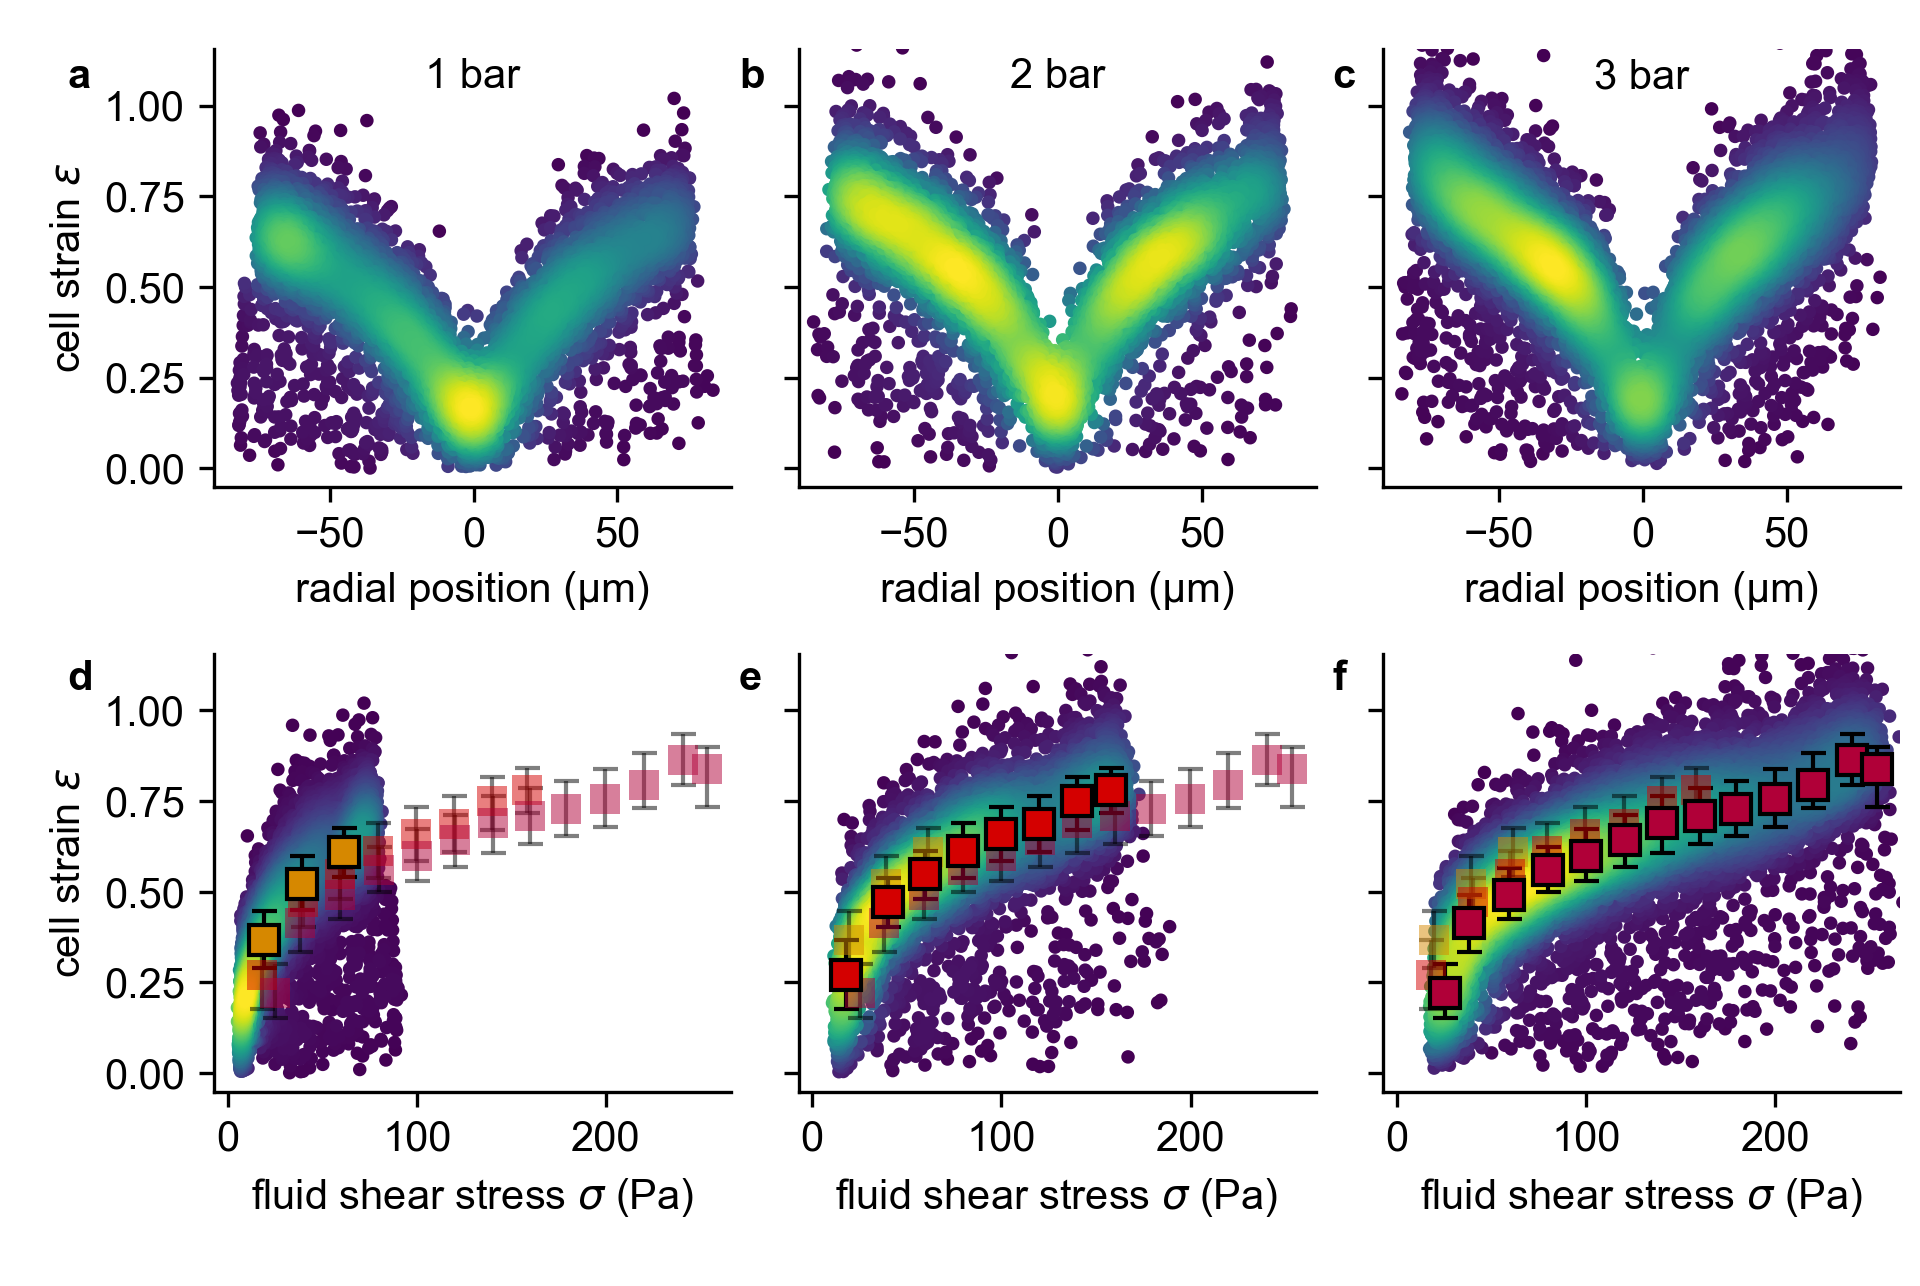

Write the Python code that produced this figure.
# -*- coding: utf-8 -*-
import matplotlib.pyplot as plt
from deformationcytometer.evaluation.helper_functions import plotDensityScatter, load_all_data, plotBinnedData
import numpy as np

import pylustrator
pylustrator.start()

numbers = []
data_list = []
config_list = []
for index, pressure in enumerate([1, 2, 3]):
    data, config = load_all_data([
    r"\\131.188.117.96\biophysDS\emirzahossein\microfluidic cell rhemeter data\microscope4\2020_july\2020_07_29_aslginate2%_NIH_diff_x_position_2\inlet\[0-9]\*_result.txt",
    r"\\131.188.117.96\biophysDS\emirzahossein\microfluidic cell rhemeter data\microscope4\2020_july\2020_07_29_aslginate2%_NIH_diff_x_position_3\inlet\[0-9]\*_result.txt",
#     r"\\131.188.117.96\biophysDS\emirzahossein\microfluidic cell rhemeter data\microscope_1\september_2020\2020_09_16_alginate2%_NIH_tanktreading\*\*_result.txt",
    ], pressure=pressure)
    data_list.append(data)
    config_list.append(config)

ranges = [
    np.arange(10, 80, 20),
    np.arange(10, 180, 20),
    np.arange(10, 280, 20),
]
colors = [
    "#d68800",
    "#d40000",
    "#b00038",
]

for index, pressure in enumerate([1, 2, 3]):
    ax = plt.subplot(2, 3, index+1)
    data = data_list[index]
    config = config_list[index]

    plotDensityScatter(data.rp, data.strain)

    ax = plt.subplot(2, 3, 3+index+1)
    plotDensityScatter(data.stress, data.strain)
    for i in range(3):
        if i != index:
            plotBinnedData(data_list[i].stress, data_list[i].strain, ranges[i], error_func="quantiles", alpha=0.5, mec="none", mfc=colors[i])
    plotBinnedData(data.stress, data.strain, ranges[index], error_func="quantiles", mfc=colors[index])
    numbers.append(len(data.rp))
    print(config)

print("numbers", numbers)

#% start: automatic generated code from pylustrator
plt.figure(1).ax_dict = {ax.get_label(): ax for ax in plt.figure(1).axes}
import matplotlib as mpl
plt.figure(1).set_size_inches(16.260000/2.54, 10.890000/2.54, forward=True)
plt.figure(1).axes[0].set_xlim(-90.22751034357464, 89.45098813781398)
plt.figure(1).axes[0].set_ylim(-0.05093250462193348, 1.156151079632439)
plt.figure(1).axes[0].set_position([0.111408, 0.621312, 0.269192, 0.340314])
plt.figure(1).axes[0].spines['right'].set_visible(False)
plt.figure(1).axes[0].spines['top'].set_visible(False)
plt.figure(1).axes[0].text(0.5, 0.5, 'New Text', transform=plt.figure(1).axes[0].transAxes)  # id=plt.figure(1).axes[0].texts[0].new
plt.figure(1).axes[0].texts[0].set_ha("center")
plt.figure(1).axes[0].texts[0].set_position([0.500000, 0.910714])
plt.figure(1).axes[0].texts[0].set_text("1 bar")
plt.figure(1).axes[0].text(0.5, 0.5, 'New Text', transform=plt.figure(1).axes[0].transAxes)  # id=plt.figure(1).axes[0].texts[1].new
plt.figure(1).axes[0].texts[1].set_position([-0.283595, 0.910714])
plt.figure(1).axes[0].texts[1].set_text("a")
plt.figure(1).axes[0].texts[1].set_weight("bold")
plt.figure(1).axes[0].get_xaxis().get_label().set_text("radial position (µm)")
plt.figure(1).axes[0].get_yaxis().get_label().set_text("cell strain $\epsilon$")
plt.figure(1).axes[1].set_xlim(-7.188368001375647, 266.02832381320513)
plt.figure(1).axes[1].set_ylim(-0.05093250462193348, 1.156151079632439)
plt.figure(1).axes[1].set_yticks([0.0, 0.25, 0.5, 0.75, 1.0])
plt.figure(1).axes[1].set_yticklabels(["0.00", "0.25", "0.50", "0.75", "1.00"], fontsize=10.0, fontweight="normal", color="black", fontstyle="normal", fontname="Arial", horizontalalignment="right")
plt.figure(1).axes[1].set_position([0.111408, 0.151153, 0.269192, 0.340314])
plt.figure(1).axes[1].spines['right'].set_visible(False)
plt.figure(1).axes[1].spines['top'].set_visible(False)
plt.figure(1).axes[1].text(0.5, 0.5, 'New Text', transform=plt.figure(1).axes[1].transAxes)  # id=plt.figure(1).axes[1].texts[0].new
plt.figure(1).axes[1].texts[0].set_position([-0.283595, 0.918800])
plt.figure(1).axes[1].texts[0].set_text("d")
plt.figure(1).axes[1].texts[0].set_weight("bold")
plt.figure(1).axes[1].get_xaxis().get_label().set_text("fluid shear stress $\sigma$ (Pa)")
plt.figure(1).axes[1].get_yaxis().get_label().set_text("cell strain $\epsilon$")
plt.figure(1).axes[2].set_xlim(-90.22751034357464, 89.45098813781398)
plt.figure(1).axes[2].set_ylim(-0.05093250462193348, 1.156151079632439)
plt.figure(1).axes[2].set_yticks([0.0, 0.25, 0.5, 0.75, 1.0])
plt.figure(1).axes[2].set_yticklabels(["", "", "", "", ""], fontsize=10.0, fontweight="normal", color="black", fontstyle="normal", fontname="Arial", horizontalalignment="right")
plt.figure(1).axes[2].set_position([0.415839, 0.621312, 0.269192, 0.340314])
plt.figure(1).axes[2].spines['right'].set_visible(False)
plt.figure(1).axes[2].spines['top'].set_visible(False)
plt.figure(1).axes[2].text(0.5, 0.5, 'New Text', transform=plt.figure(1).axes[2].transAxes)  # id=plt.figure(1).axes[2].texts[0].new
plt.figure(1).axes[2].texts[0].set_ha("center")
plt.figure(1).axes[2].texts[0].set_position([0.500000, 0.910714])
plt.figure(1).axes[2].texts[0].set_text("2 bar")
plt.figure(1).axes[2].text(0.5, 0.5, 'New Text', transform=plt.figure(1).axes[2].transAxes)  # id=plt.figure(1).axes[2].texts[1].new
plt.figure(1).axes[2].texts[1].set_position([-0.115267, 0.910714])
plt.figure(1).axes[2].texts[1].set_text("b")
plt.figure(1).axes[2].texts[1].set_weight("bold")
plt.figure(1).axes[2].get_xaxis().get_label().set_text("radial position (µm)")
plt.figure(1).axes[3].set_xlim(-7.188368001375647, 266.02832381320513)
plt.figure(1).axes[3].set_ylim(-0.05093250462193348, 1.156151079632439)
plt.figure(1).axes[3].set_yticks([0.0, 0.25, 0.5, 0.75, 1.0])
plt.figure(1).axes[3].set_yticklabels(["", "", "", "", ""], fontsize=10.0, fontweight="normal", color="black", fontstyle="normal", fontname="Arial", horizontalalignment="right")
plt.figure(1).axes[3].set_position([0.415839, 0.151153, 0.269192, 0.340314])
plt.figure(1).axes[3].spines['right'].set_visible(False)
plt.figure(1).axes[3].spines['top'].set_visible(False)
plt.figure(1).axes[3].text(0.5, 0.5, 'New Text', transform=plt.figure(1).axes[3].transAxes)  # id=plt.figure(1).axes[3].texts[0].new
plt.figure(1).axes[3].texts[0].set_position([-0.115267, 0.918800])
plt.figure(1).axes[3].texts[0].set_text("e")
plt.figure(1).axes[3].texts[0].set_weight("bold")
plt.figure(1).axes[3].get_xaxis().get_label().set_text("fluid shear stress $\sigma$ (Pa)")
plt.figure(1).axes[4].set_xlim(-90.22751034357464, 89.45098813781398)
plt.figure(1).axes[4].set_ylim(-0.05093250462193348, 1.156151079632439)
plt.figure(1).axes[4].set_yticks([0.0, 0.25, 0.5, 0.75, 1.0])
plt.figure(1).axes[4].set_yticklabels(["", "", "", "", ""], fontsize=10.0, fontweight="normal", color="black", fontstyle="normal", fontname="Arial", horizontalalignment="right")
plt.figure(1).axes[4].set_position([0.720270, 0.621312, 0.269192, 0.340314])
plt.figure(1).axes[4].spines['right'].set_visible(False)
plt.figure(1).axes[4].spines['top'].set_visible(False)
plt.figure(1).axes[4].text(0.5, 0.5, 'New Text', transform=plt.figure(1).axes[4].transAxes)  # id=plt.figure(1).axes[4].texts[0].new
plt.figure(1).axes[4].texts[0].set_ha("center")
plt.figure(1).axes[4].texts[0].set_position([0.500000, 0.910714])
plt.figure(1).axes[4].texts[0].set_text("3 bar")
plt.figure(1).axes[4].text(0.5, 0.5, 'New Text', transform=plt.figure(1).axes[4].transAxes)  # id=plt.figure(1).axes[4].texts[1].new
plt.figure(1).axes[4].texts[1].set_position([-0.097854, 0.910714])
plt.figure(1).axes[4].texts[1].set_text("c")
plt.figure(1).axes[4].texts[1].set_weight("bold")
plt.figure(1).axes[4].get_xaxis().get_label().set_text("radial position (µm)")
plt.figure(1).axes[5].set_xlim(-7.188368001375647, 266.02832381320513)
plt.figure(1).axes[5].set_ylim(-0.05093250462193348, 1.156151079632439)
plt.figure(1).axes[5].set_yticks([0.0, 0.25, 0.5, 0.75, 1.0])
plt.figure(1).axes[5].set_yticklabels(["", "", "", "", ""], fontsize=10.0, fontweight="normal", color="black", fontstyle="normal", fontname="Arial", horizontalalignment="right")
plt.figure(1).axes[5].set_position([0.720270, 0.151153, 0.269192, 0.340314])
plt.figure(1).axes[5].spines['right'].set_visible(False)
plt.figure(1).axes[5].spines['top'].set_visible(False)
plt.figure(1).axes[5].text(0.5, 0.5, 'New Text', transform=plt.figure(1).axes[5].transAxes)  # id=plt.figure(1).axes[5].texts[0].new
plt.figure(1).axes[5].texts[0].set_position([-0.097854, 0.918800])
plt.figure(1).axes[5].texts[0].set_text("f")
plt.figure(1).axes[5].texts[0].set_weight("bold")
plt.figure(1).axes[5].get_xaxis().get_label().set_text("fluid shear stress $\sigma$ (Pa)")
#% end: automatic generated code from pylustrator
plt.savefig(__file__[:-3]+".png", dpi=300)
plt.savefig(__file__[:-3]+".pdf")
plt.show()
